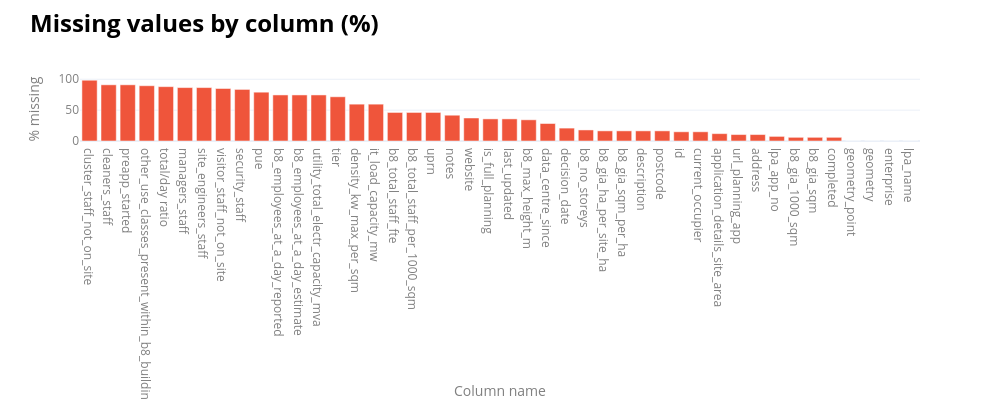

The code cell stored with this chart in its notebook:
### Code cell
#| include: false
# Analysing the column NA values
# ____________________________________________________________________________________________________________
missing_pct = (data_ldn_exstg.isnull().mean() * 100).sort_values(ascending=False)
fig = px.bar(missing_pct,labels={"value": "% missing", "index": "Column name"}, color_discrete_sequence=[px.colors.qualitative.Plotly[1]])
fig.update_layout(width=1000, height=400, template="plotly_white", showlegend=False,
    title=dict(
            text=(
                f"<span style='font-size:24px; font-weight:bold; color:{notes_colour}; display:block; margin-bottom:2px;'>"
                "Missing values by column (%)"
                "</span><br>"
            ),
            x=0.03,xanchor="left",y=0.92,yanchor="top",
        ),
        margin=dict(t=90),legend=dict(font=dict(color=labels_colour)),
    )

fig.update_xaxes(title_font=dict(color=labels_colour),tickfont=dict(color=labels_colour))
fig.update_yaxes(title_font=dict(color=labels_colour),tickfont=dict(color=labels_colour))
fig.show(config={
    "toImageButtonOptions": {
        "format": "png",
        "filename": "figure",
        "scale": 4
    }
})

### Figure 1 — Plotly figure (JSON) as saved in the notebook; plotly's stock layout.template omitted (floating-point values rounded to 4 significant figures)
{"data": [{"hovertemplate": "variable=0<br>Column name=%{x}<br>% missing=%{y}<extra></extra>", "legendgroup": "0", "marker": {"color": "#EF553B", "pattern": {"shape": ""}}, "name": "0", "orientation": "v", "showlegend": true, "textposition": "auto", "type": "bar", "x": ["cluster_staff_not_on_site", "cleaners_staff", "preapp_started", "other_use_classes_present_within_b8_building", "total/day ratio", "managers_staff", "site_engineers_staff", "visitor_staff_not_on_site", "security_staff", "pue", "b8_employees_at_a_day_reported", "b8_employees_at_a_day_estimate", "utility_total_electr_capacity_mva", "tier", "density_kw_max_per_sqm", "it_load_capacity_mw", "b8_total_staff_fte", "b8_total_staff_per_1000_sqm", "uprn", "notes", "website", "is_full_planning", "last_updated", "b8_max_height_m", "data_centre_since", "decision_date", "b8_no_storeys", "b8_gia_ha_per_site_ha", "b8_gia_sqm_per_ha", "description", "postcode", "id", "current_occupier", "application_details_site_area", "url_planning_app", "address", "lpa_app_no", "b8_gia_1000_sqm", "b8_gia_sqm", "completed", "geometry_point", "geometry", "enterprise", "lpa_name"], "xaxis": "x", "y": [98.51, 91.04, 91.04, 89.55, 88.06, 86.57, 86.57, 85.07, 83.58, 79.1, 74.63, 74.63, 74.63, 71.64, 59.7, 59.7, 46.27, 46.27, 46.27, 41.79, 37.31, 35.82, 35.82, 34.33, 28.36, 20.9, 17.91, 16.42, 16.42, 16.42, 16.42, 14.93, 14.93, 11.94, 10.45, 10.45, 7.463, 5.97, 5.97, 5.97, 0.0, 0.0, 0.0, 0.0], "yaxis": "y"}], "layout": {"barmode": "relative", "height": 400, "legend": {"font": {"color": "grey"}, "title": {"text": "variable"}, "tracegroupgap": 0}, "margin": {"t": 90}, "showlegend": false, "title": {"text": "<span style='font-size:24px; font-weight:bold; color:black; display:block; margin-bottom:2px;'>Missing values by column (%)</span><br>", "x": 0.03, "xanchor": "left", "y": 0.92, "yanchor": "top"}, "width": 1000, "xaxis": {"anchor": "y", "domain": [0, 1], "tickfont": {"color": "grey"}, "title": {"font": {"color": "grey"}, "text": "Column name"}}, "yaxis": {"anchor": "x", "domain": [0, 1], "tickfont": {"color": "grey"}, "title": {"font": {"color": "grey"}, "text": "% missing"}}}}
